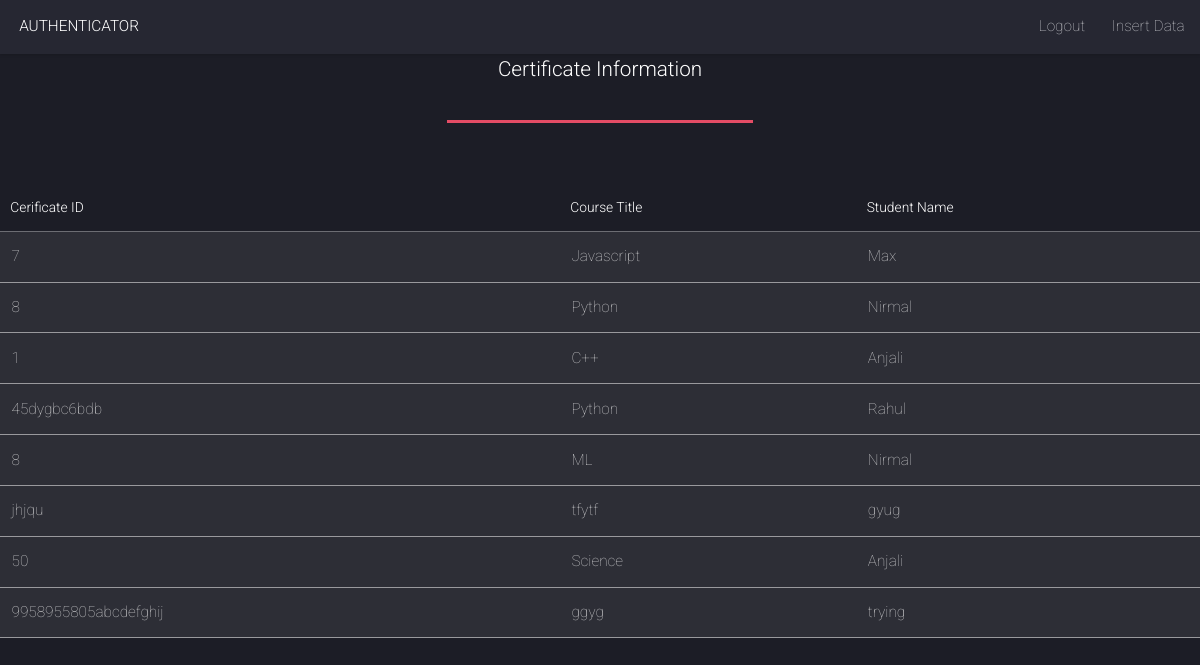
The page /employee/A/ on the database as committed earlier.
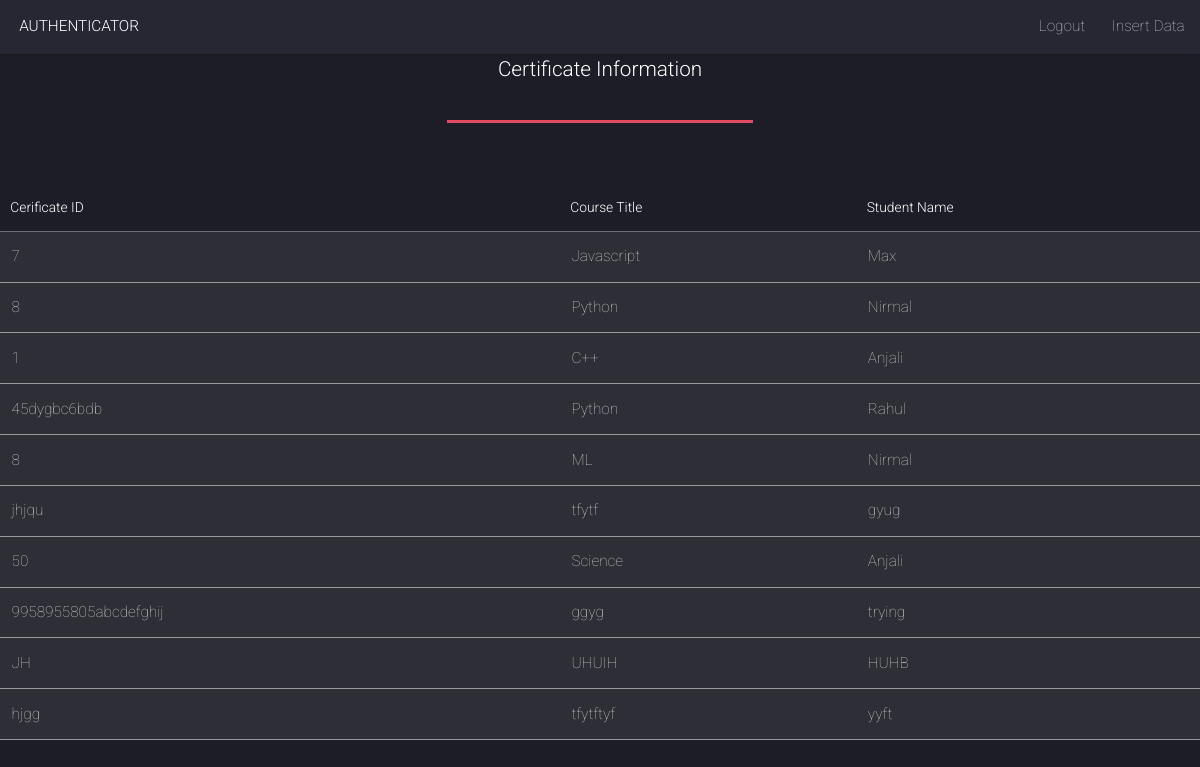
The same page on the database as committed later.
### employee/models.py (models this page shows, shortened)
class A_data(models.Model):
    certi_no = models.CharField(max_length = 255, default=False)
    username = models.CharField(max_length = 255)
    course = models.CharField(max_length=100)
    father = models.CharField(max_length=100)
    image = models.ImageField(upload_to='images/')

### employee/views.py (the view)
# urls.py: path("A/", views.A, name="A"),
def A(request):
    employee = A_data.objects
    return render(request, 'employee/A.html', {'employee':employee})

### employee/templates/employee/A.html
{% extends 'employee/homepage.html' %}
{% block body %}
<header class="major">
  <h3>Certificate Information</h3>
</header>
  <section>
    <div class="table-wrapper">
      <table>
        <thead>
          <tr>
            <th>Cerificate ID</th>
            <th>Course Title</th>
            <th>Student Name</th>
          </tr>
        </thead>
        {% for A in employee.all %}
        <tbody>
          <tr onclick="window.location='{% url 'detail' A.id %}';" style="cursor: pointer;">
            <td> {{ A.certi_no }}</td>
            <td>{{ A.course }}</td>
            <td>{{ A.username }}</td>
          </tr>
        </div>
          <tr>
{% endfor %}
{% endblock %}

Rows that differ between the two databases and show on the page:
added A_data: certi_no "JH", course "UHUIH", username "HUHB"
added A_data: certi_no "hjgg", course "tfytftyf", username "yyft"
